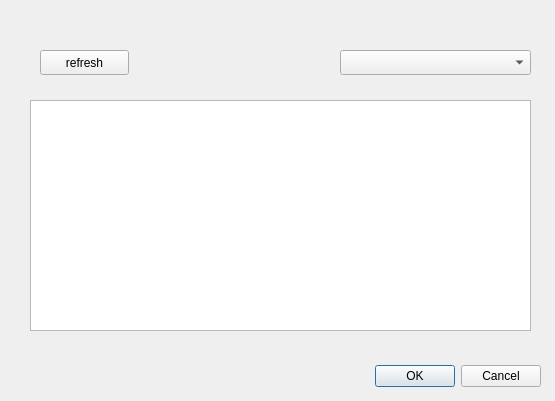
<?xml version="1.0" encoding="UTF-8"?>
<ui version="4.0">
 <class>DatabaseWindow</class>
 <widget class="QDialog" name="DatabaseWindow">
  <property name="geometry">
   <rect>
    <x>0</x>
    <y>0</y>
    <width>555</width>
    <height>401</height>
   </rect>
  </property>
  <property name="windowTitle">
   <string>Dialog</string>
  </property>
  <widget class="QDialogButtonBox" name="buttonBox">
   <property name="geometry">
    <rect>
     <x>200</x>
     <y>360</y>
     <width>341</width>
     <height>32</height>
    </rect>
   </property>
   <property name="orientation">
    <enum>Qt::Horizontal</enum>
   </property>
   <property name="standardButtons">
    <set>QDialogButtonBox::Cancel|QDialogButtonBox::Ok</set>
   </property>
  </widget>
  <widget class="QTableView" name="infoTable">
   <property name="geometry">
    <rect>
     <x>30</x>
     <y>100</y>
     <width>501</width>
     <height>231</height>
    </rect>
   </property>
  </widget>
  <widget class="QComboBox" name="filterComboBox">
   <property name="geometry">
    <rect>
     <x>340</x>
     <y>50</y>
     <width>191</width>
     <height>25</height>
    </rect>
   </property>
  </widget>
  <widget class="QPushButton" name="refreshButton">
   <property name="geometry">
    <rect>
     <x>40</x>
     <y>50</y>
     <width>89</width>
     <height>25</height>
    </rect>
   </property>
   <property name="text">
    <string>refresh</string>
   </property>
  </widget>
 </widget>
 <resources/>
 <connections>
  <connection>
   <sender>buttonBox</sender>
   <signal>accepted()</signal>
   <receiver>DatabaseWindow</receiver>
   <slot>accept()</slot>
   <hints>
    <hint type="sourcelabel">
     <x>248</x>
     <y>254</y>
    </hint>
    <hint type="destinationlabel">
     <x>157</x>
     <y>274</y>
    </hint>
   </hints>
  </connection>
  <connection>
   <sender>buttonBox</sender>
   <signal>rejected()</signal>
   <receiver>DatabaseWindow</receiver>
   <slot>reject()</slot>
   <hints>
    <hint type="sourcelabel">
     <x>316</x>
     <y>260</y>
    </hint>
    <hint type="destinationlabel">
     <x>286</x>
     <y>274</y>
    </hint>
   </hints>
  </connection>
 </connections>
</ui>
